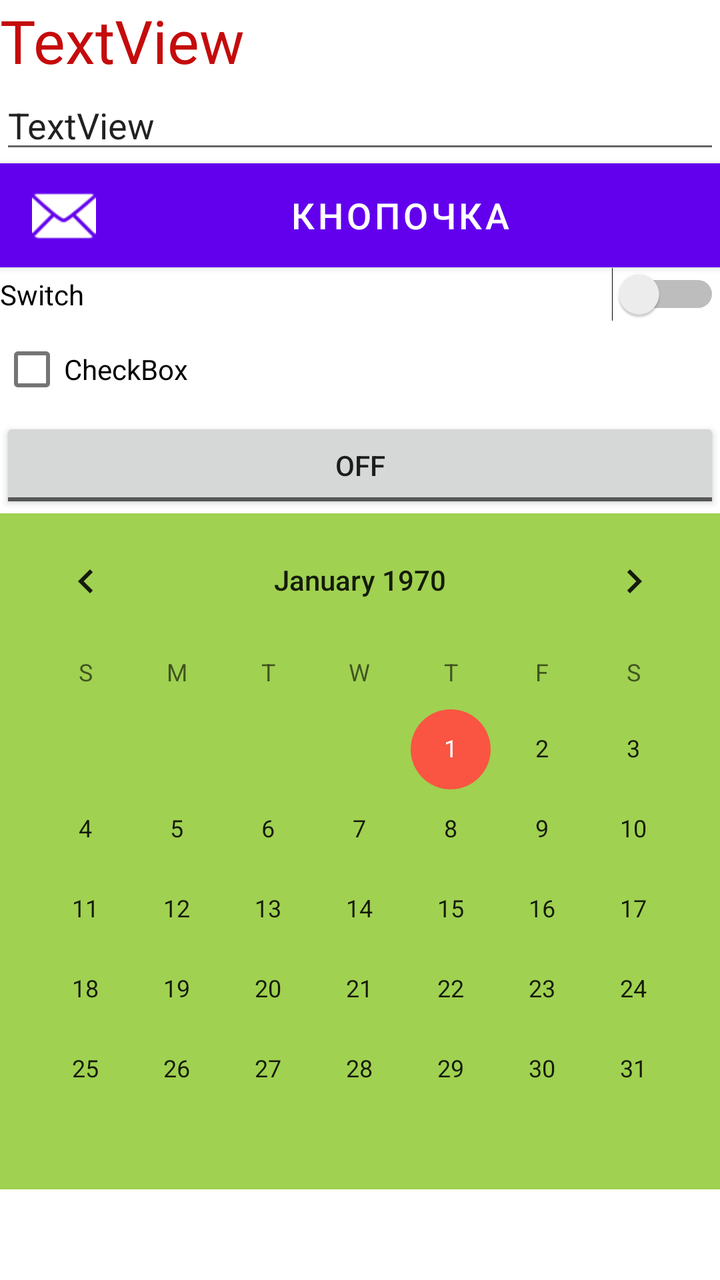
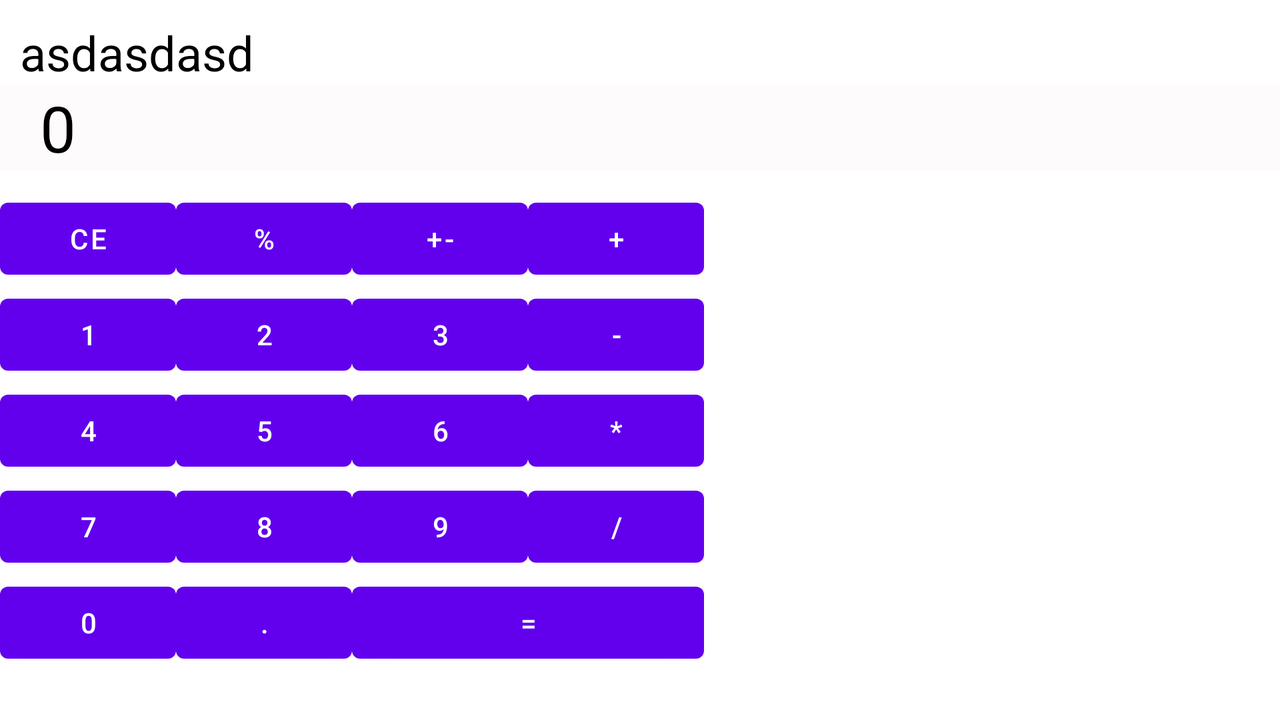

First picture: res/layout/ on a phone held upright. Second picture: the repository's own variant of that layout, on a device whose configuration matches the variant's folder. Source for both follows.
<!-- AndroidManifest.xml: application theme AppTheme -->
<!-- res/layout/activity_main.xml -->
<?xml version="1.0" encoding="utf-8"?>
<androidx.constraintlayout.widget.ConstraintLayout xmlns:android="http://schemas.android.com/apk/res/android"
    xmlns:app="http://schemas.android.com/apk/res-auto"
    xmlns:tools="http://schemas.android.com/tools"
    android:layout_width="match_parent"
    android:layout_height="match_parent"
    android:background="#FFFFFF"
    tools:context=".MainActivity">

    <LinearLayout
        android:layout_width="match_parent"
        android:layout_height="match_parent"
        android:orientation="vertical">

        <TextView
            android:id="@+id/textView"
            android:layout_width="match_parent"
            android:layout_height="wrap_content"
            android:fontFamily="sans-serif"
            android:text="TextView"
            android:textColor="#C50B0B"
            android:textSize="30sp" />

        <EditText
            android:id="@+id/editText"
            android:layout_width="match_parent"
            android:layout_height="wrap_content"
            android:capitalize="words"
            android:text="TextView" />

        <Button
            android:id="@+id/button"
            android:layout_width="match_parent"
            android:layout_height="wrap_content"
            android:background="#37AEE4"
            android:backgroundTint="#FEFBDE"
            android:capitalize="sentences"
            android:text="кнопочка"
            android:textSize="18sp"
            app:icon="@android:drawable/ic_dialog_email" />

        <Switch
            android:id="@+id/switch1"
            android:layout_width="match_parent"
            android:layout_height="wrap_content"
            android:text="Switch" />

        <CheckBox
            android:id="@+id/checkBox"
            android:layout_width="match_parent"
            android:layout_height="wrap_content"
            android:text="CheckBox" />

        <ToggleButton
            android:id="@+id/toggleButton"
            android:layout_width="match_parent"
            android:layout_height="wrap_content"
            android:text="ToggleButton" />

        <CalendarView
            android:id="@+id/calendarView"
            android:layout_width="match_parent"
            android:layout_height="wrap_content"
            android:background="#A0D151" />
    </LinearLayout>
</androidx.constraintlayout.widget.ConstraintLayout>
<!-- resources referenced by this layout -->
<resources>
  <style name="AppTheme" parent="Theme.MaterialComponents.Light.DarkActionBar">
          <item name="colorPrimary">@color/design_default_color_primary</item>
          <item name="colorPrimaryDark">@color/design_default_color_primary_dark</item>
          <item name="colorAccent">#f95542</item>
      </style>
</resources>
<!-- res/layout-land/activity_main.xml (the repository's variant of the layout above) -->
<!-- drawn on the phone turned sideways -->
<?xml version="1.0" encoding="utf-8"?>
<LinearLayout xmlns:android="http://schemas.android.com/apk/res/android"
    xmlns:tools="http://schemas.android.com/tools"
    android:layout_width="match_parent"
    android:layout_height="match_parent"
    android:background="@drawable/mycalc_background"
    android:orientation="vertical">

    <TextView
        android:id="@+id/textViewResult"
        android:layout_width="match_parent"
        android:layout_height="wrap_content"
        style="@style/LandTextViewResult"
        tools:text="asdasdasd" />

    <TextView
        android:id="@+id/textViewMain"
        android:layout_width="match_parent"
        android:layout_height="wrap_content"
        style="@style/LandTextViewMain"/>

    <include layout="@layout/keyboard_table" />

</LinearLayout>
<!-- res/layout/keyboard_table.xml (included above) -->
<?xml version="1.0" encoding="utf-8"?>
<TableLayout xmlns:android="http://schemas.android.com/apk/res/android"
    android:layout_width="match_parent" android:layout_height="match_parent"
    android:layout_gravity="center">

    <TableRow
        android:layout_width="match_parent"
        android:layout_height="match_parent">


        <Button
            android:id="@+id/buttonCE"
            android:layout_width="wrap_content"
            android:layout_height="wrap_content"
            android:text="@string/buttonResetCaption" />
        <Button
            android:id="@+id/buttonPercent"
            android:layout_width="wrap_content"
            android:layout_height="wrap_content"
            android:text="@string/buttonPercentCaption" />
        <Button
            android:id="@+id/buttonSign"
            android:layout_width="wrap_content"
            android:layout_height="wrap_content"
            android:text="@string/buttonSignCaption" />
        <Button
            android:id="@+id/buttonPlus"
            android:layout_width="wrap_content"
            android:layout_height="wrap_content"
            android:text="@string/buttonPlusCaption" />
    </TableRow>
    <TableRow
        android:layout_width="match_parent"
        android:layout_height="match_parent">
        <Button
            android:id="@+id/button1"
            android:layout_width="wrap_content"
            android:layout_height="wrap_content"
            android:text="@string/button1Caption" />
        <Button
            android:id="@+id/button2"
            android:layout_width="wrap_content"
            android:layout_height="wrap_content"
            android:text="@string/button2Caption" />
        <Button
            android:id="@+id/button3"
            android:layout_width="wrap_content"
            android:layout_height="wrap_content"
            android:text="@string/button3Caption" />
        <Button
            android:id="@+id/buttonMinus"
            android:layout_width="wrap_content"
            android:layout_height="wrap_content"
            android:text="@string/buttonMinusCaption" />
    </TableRow>
    <TableRow
        android:layout_width="match_parent"
        android:layout_height="match_parent">
        <Button
            android:id="@+id/button4"
            android:layout_width="wrap_content"
            android:layout_height="wrap_content"
            android:text="@string/button4Caption" />
        <Button
            android:id="@+id/button5"
            android:layout_width="wrap_content"
            android:layout_height="wrap_content"
            android:text="@string/button5Caption" />
        <Button
            android:id="@+id/button6"
            android:layout_width="wrap_content"
            android:layout_height="wrap_content"
            android:text="@string/button6Caption" />
        <Button
            android:id="@+id/buttonMultiply"
            android:layout_width="wrap_content"
            android:layout_height="wrap_content"
            android:text="@string/buttonMultiplyCaption" />
    </TableRow>
    <TableRow
        android:layout_width="match_parent"
        android:layout_height="match_parent">

        <Button
            android:id="@+id/button7"
            android:layout_width="wrap_content"
            android:layout_height="wrap_content"
            android:text="@string/button7Caption" />
        <Button
            android:id="@+id/button8"
            android:layout_width="wrap_content"
            android:layout_height="wrap_content"
            android:text="@string/button8Caption" />
        <Button
            android:id="@+id/button9"
            android:layout_width="wrap_content"
            android:layout_height="wrap_content"
            android:text="@string/button9Caption" />
        <Button
            android:id="@+id/buttonDivide"
            android:layout_width="wrap_content"
            android:layout_height="wrap_content"
            android:text="@string/buttonDivideCaption" />
    </TableRow>
    <TableRow
        android:layout_width="match_parent"
        android:layout_height="match_parent">

        <Button
            android:id="@+id/button0"
            android:layout_width="wrap_content"
            android:layout_height="wrap_content"
            android:text="@string/button0Caption" />
        <Button
            android:id="@+id/buttonPoint"
            android:layout_width="wrap_content"
            android:layout_height="wrap_content"
            android:text="@string/buttonPointCaption" />
        <Button
            android:id="@+id/buttonEqually"
            android:layout_width="wrap_content"
            android:layout_height="wrap_content"
            android:text="@string/buttonEquallyCaption"
            android:layout_span = "2" />


    </TableRow>
</TableLayout>
<!-- resources referenced by the variant -->
<!-- as the phone turned sideways resolves them -->
<resources>
  <string name="button0Caption">0</string>
  <string name="button1Caption">1</string>
  <string name="button2Caption">2</string>
  <string name="button3Caption">3</string>
  <string name="button4Caption">4</string>
  <string name="button5Caption">5</string>
  <string name="button6Caption">6</string>
  <string name="button7Caption">7</string>
  <string name="button8Caption">8</string>
  <string name="button9Caption">9</string>
  <string name="buttonDivideCaption">/</string>
  <string name="buttonEquallyCaption">=</string>
  <string name="buttonMinusCaption">-</string>
  <string name="buttonMultiplyCaption">*</string>
  <string name="buttonPercentCaption">%</string>
  <string name="buttonPlusCaption">+</string>
  <string name="buttonPointCaption">.</string>
  <string name="buttonResetCaption">CE</string>
  <string name="buttonSignCaption">+-</string>
  <style name="LandTextViewMain" parent="Theme.MaterialComponents.Light.DarkActionBar">
          <item name="android:layout_marginBottom">@dimen/LandTextViewMainMarginBottom</item>
          <item name="android:background">@color/textViewMainColor</item>
          <item name="android:paddingLeft">@dimen/TextViewMainPaddingStart</item>
          <item name="android:text">@string/TextViewMainText</item>
          <item name="singleLine">true</item>
          <item name="android:textSize">@dimen/TextViewMainTextSize</item>
          <item name="android:textColor">@color/black</item>
      </style>
  <style name="LandTextViewResult" parent="Theme.MaterialComponents.Light.DarkActionBar">
          <item name="android:layout_marginTop">10dp</item>
          <item name="android:paddingLeft">@dimen/TextViewResultPaddingStart</item>
          <item name="android:text">@string/TextViewMainResultText</item>
          <item name="android:textSize">@dimen/TextViewResultTextSize</item>
          <item name="android:minLines">1</item>
          <item name="maxLines">1</item>
          <item name="android:textColor">@color/black</item>
      </style>
  <style name="AppTheme" parent="Theme.MaterialComponents.Light.DarkActionBar">
          <item name="colorPrimary">@color/design_default_color_primary</item>
          <item name="colorPrimaryDark">@color/design_default_color_primary_dark</item>
          <item name="colorAccent">#f95542</item>
      </style>
  <dimen name="LandTextViewMainMarginBottom">10dp</dimen>
  <color name="textViewMainColor">#7CFAF6F6</color>
  <dimen name="TextViewMainPaddingStart">20dp</dimen>
  <string name="TextViewMainText">0</string>
  <dimen name="TextViewMainTextSize">32sp</dimen>
  <color name="black">#FF000000</color>
  <dimen name="TextViewResultPaddingStart">10dp</dimen>
  <string name="TextViewMainResultText">""</string>
  <dimen name="TextViewResultTextSize">24sp</dimen>
      // landscape
</resources>
